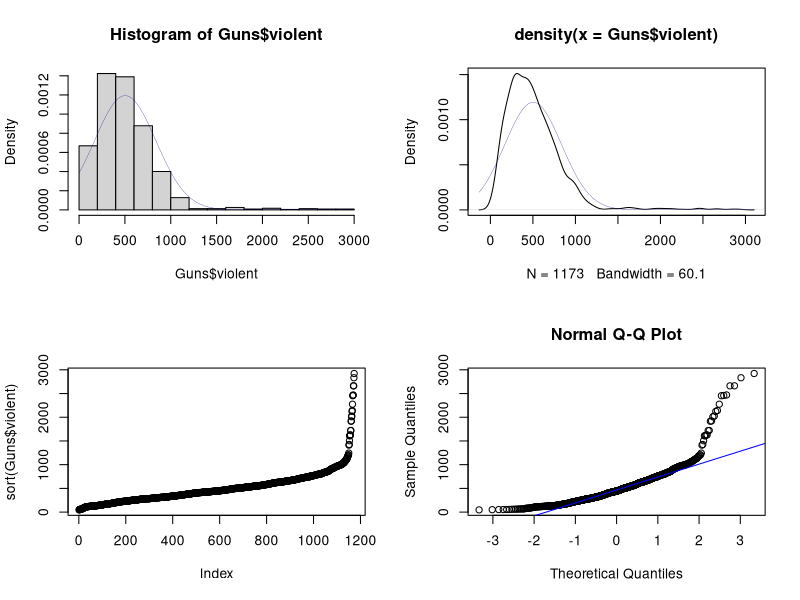
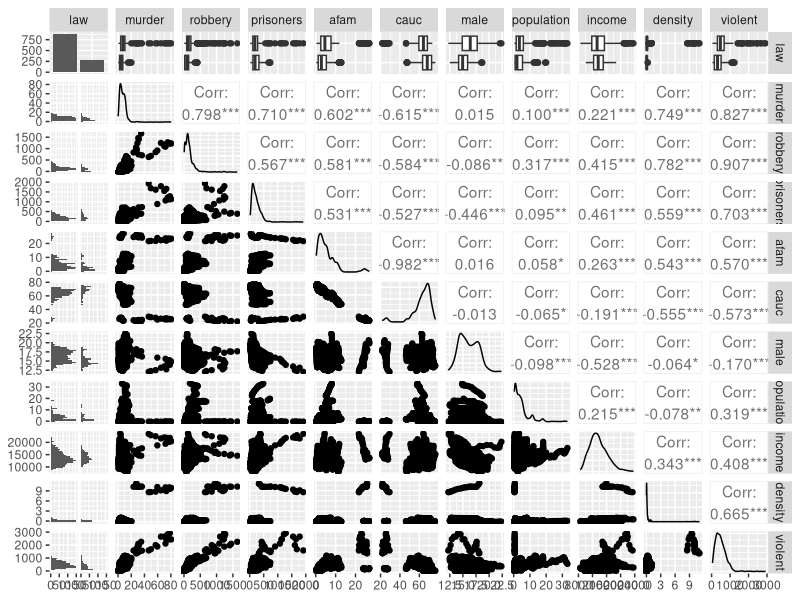
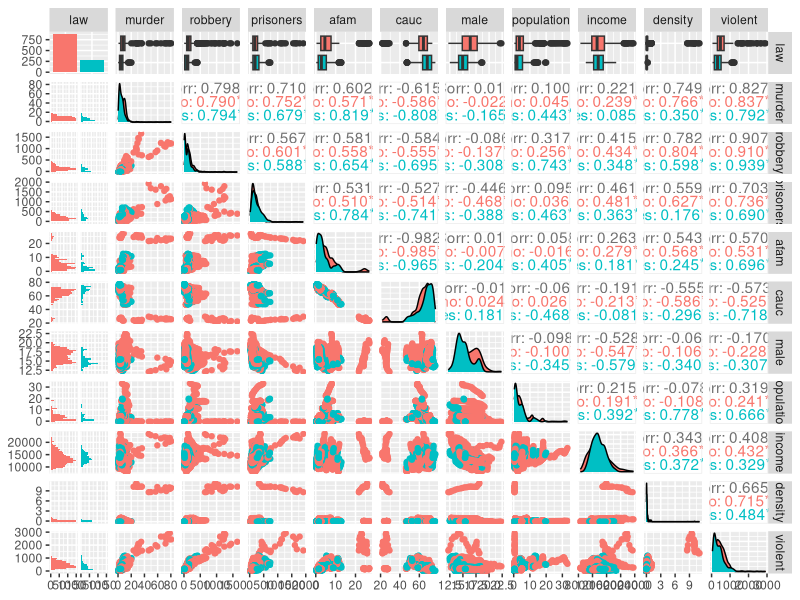
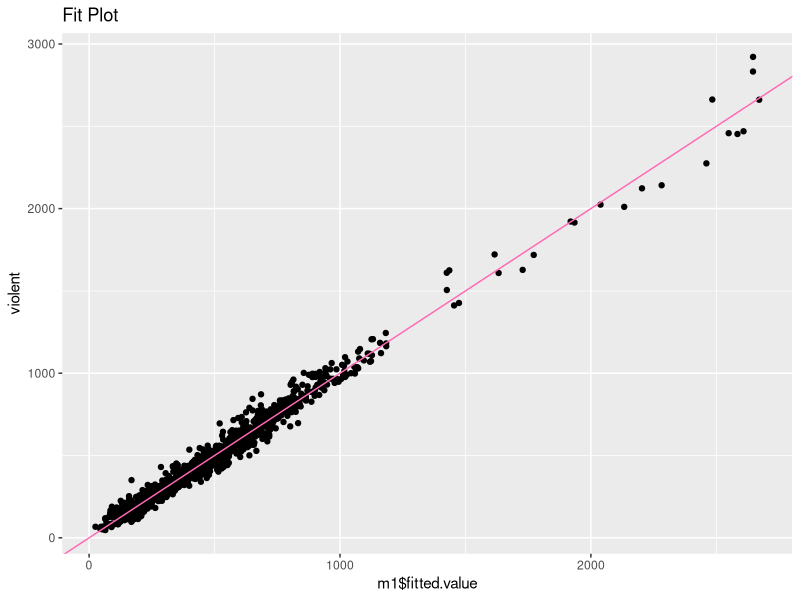
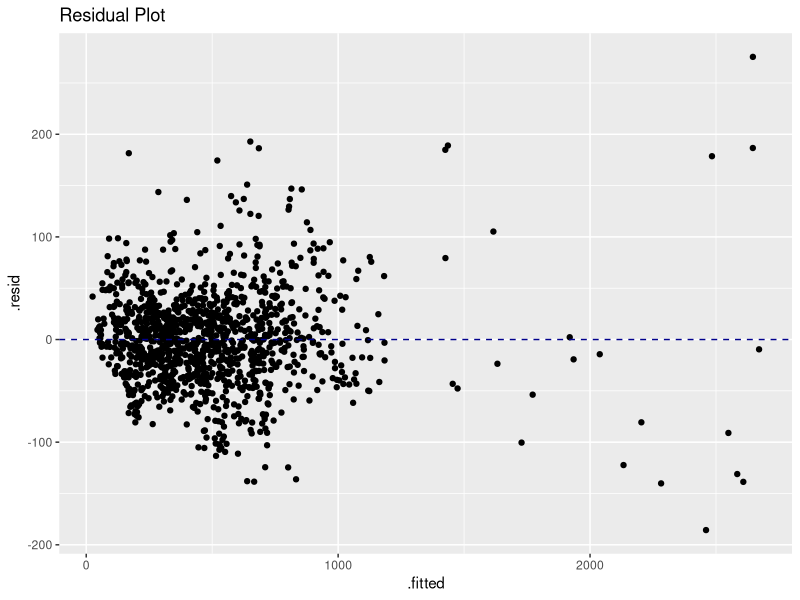
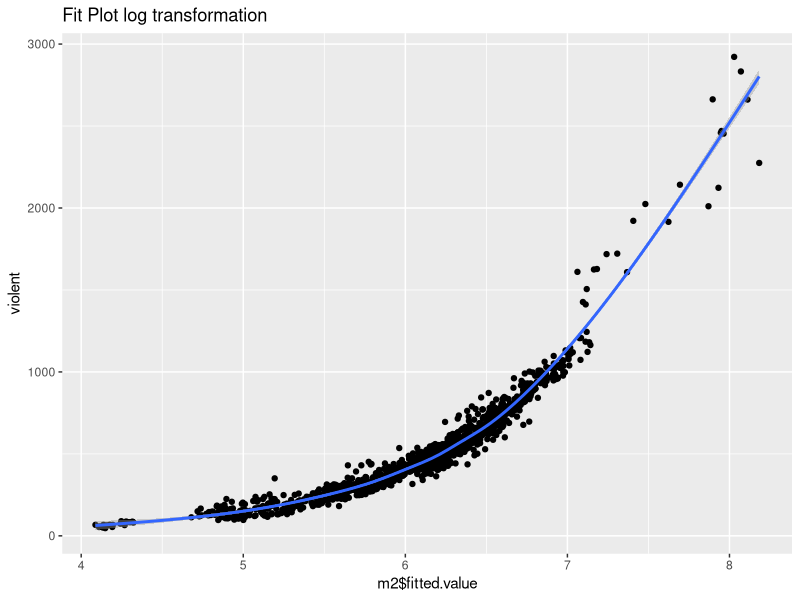
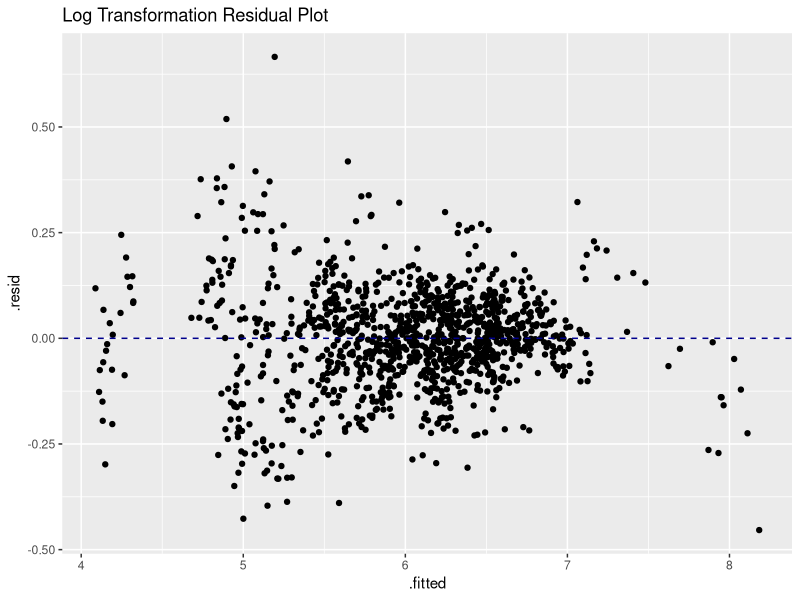
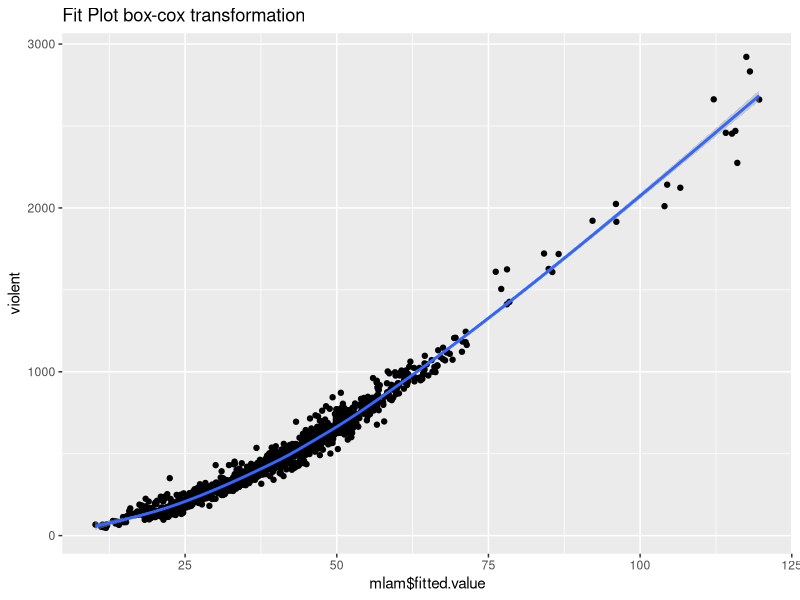

Source code (R) for these figures, in order:
## ---- chunk 1
knitr::opts_chunk$set(
	echo = TRUE,
	message = FALSE,
	warning = FALSE
)
options(scipen =10, show.signif.stars = FALSE)
## ---- chunk 2
#install.packages("AER", repos = "http://cran.us.r-project.org", type = "source")
library("AER")
## ---- chunk 3
data("Guns")
## ---- chunk 4
str(Guns)  #print the structure

summary(Guns)  #Identify the missing values

## ---- chunk 5
names(Guns)
## ---- chunk 6
x <- sort(Guns$violent)
m <- mean(Guns$violent)
std <- sd(Guns$violent)
## ---- chunk 7
old <- par(mfrow=c(2,2))
#Price Histogram
hist(Guns$violent, freq=FALSE)
curve(dnorm(x, mean=m, sd=std), col="darkblue", lwd=0.25,add = TRUE)

#Density Plot
plot(density(Guns$violent))
curve(dnorm(x, mean=m, sd=std), col="darkblue", lwd=0.25,add = TRUE)

#Sortplot
plot(sort(Guns$violent))

#QQ-Plot
qqnorm(Guns$violent)
qqline(Guns$violent, col="blue")

## ---- chunk 8
par(old)
## ---- chunk 9
library("GGally") #load GGally package
## ---- chunk 10
ggpairs(Guns, columns = c(13, 3:11, 2))
## ---- chunk 11
ggpairs(Guns, columns = c(13, 3:11, 2), mapping = aes(color = law))
## ---- chunk 12
m1 <- lm(violent~., data = Guns)
modm1 <- fortify(m1)
summary(m1)
## ---- chunk 13
library(ggplot2) #load ggplot 2 package
qplot(m1$fitted.value, violent, data=Guns) +
geom_abline(intercept = 0, slope = 1, color="hot pink") +
ggtitle("Fit Plot")
## ---- chunk 14
ggplot(m1, aes(.fitted, .resid)) +
geom_point() +
geom_hline(yintercept=0, color="dark blue", linetype="dashed") +
ggtitle("Residual Plot")
## ---- chunk 15
m2 <- lm(log(violent)~., data = Guns)
modm2 <- fortify(m2)
summary(m2)
## ---- chunk 16
qplot(m2$fitted.value, violent, data=Guns) +geom_smooth() +ggtitle("Fit Plot log transformation")
## ---- chunk 17
ggplot(m2, aes(.fitted, .resid)) +
geom_point() +
geom_hline(yintercept=0, color="dark blue", linetype="dashed") +
ggtitle("Log Transformation Residual Plot")
## ---- chunk 18
library(car)
(lambda <- powerTransform(m1))
## ---- chunk 19
lam <- lambda$lambda
mlam <- lm(violent^lam ~ ., Guns)
modlam <- fortify(mlam)
## ---- chunk 20
qplot(mlam$fitted.value, violent, data=Guns) +geom_smooth() +ggtitle("Fit Plot box-cox transformation")
## ---- chunk 21
ggplot(mlam, aes(.fitted, .resid)) +
geom_point() +
geom_hline(yintercept=0, color="dark blue", linetype="dashed") +
ggtitle("box-cox Transformation Residual Plot")
## ---- chunk 22
library(gridExtra) #load gridExtra Library
## ---- chunk 23
p1 <- qplot(sample = scale(.resid), data = modm1) + geom_abline(intercept = 0,
slope = 1, color = "red") + labs(title = "Normal QQ-Plot - Untransformed violent", y = "Residuals")
p2 <- qplot(sample = scale(.resid), data = modm2) + geom_abline(intercept = 0,
slope = 1, color = "red") + labs(title = "Normal QQ-Plot - log-Tranformed violent", y = "Residuals")
p3 <- qplot(sample = scale(.resid), data = modlam) + geom_abline(intercept = 0,
slope = 1, color = "red") + labs(title = "Normal QQ-Plot - Box-Cox", y = "Residuals")
grid.arrange(p1, p2, p3, nrow = 3)
## ---- chunk 24
p4 <- qplot(scale(.resid), data = modm1, geom = "blank") + geom_line(aes(y = ..density..,
colour = "Empirical"), stat = "density") + stat_function(fun = dnorm, aes(colour = "Normal")) + geom_histogram(aes(y = ..density..), alpha = 0.4) + scale_colour_manual(name = "Density", values = c("red", "blue")) + theme(legend.position = c(0.85, 0.85)) + labs(title = "Untransformed violent", y = "Residuals")

p5 <- qplot(scale(.resid), data = modm2, geom = "blank") + geom_line(aes(y = ..density..,
colour = "Empirical"), stat = "density") + stat_function(fun = dnorm, aes(colour = "Normal"))+ geom_histogram(aes(y = ..density..), alpha = 0.4) + scale_colour_manual(name = "Density", values = c("red", "blue")) + theme(legend.position = c(0.85, 0.85)) + labs(title = "log-Tranformed violent", y = "Residuals")

p6 <- qplot(scale(.resid), data = modlam, geom = "blank") + geom_line(aes(y = ..density..,
colour = "Empirical"), stat = "density") + stat_function(fun = dnorm, aes(colour = "Normal"))+ geom_histogram(aes(y = ..density..), alpha = 0.4) + scale_colour_manual(name = "Density", values = c("red", "blue")) + theme(legend.position = c(0.85, 0.85)) + labs(title = "box-cox Tranformed violent", y = "Residuals")
grid.arrange(p4, p5, p6, nrow = 3)
## ---- chunk 25
shapiro.test(residuals(m1))
shapiro.test(residuals(m2))
shapiro.test(residuals(mlam))
## ---- chunk 26
m3 <- step(mlam)
## ---- chunk 27
compareCoefs(mlam, m3, se = FALSE)
## ---- chunk 28
anova(m3, mlam)
